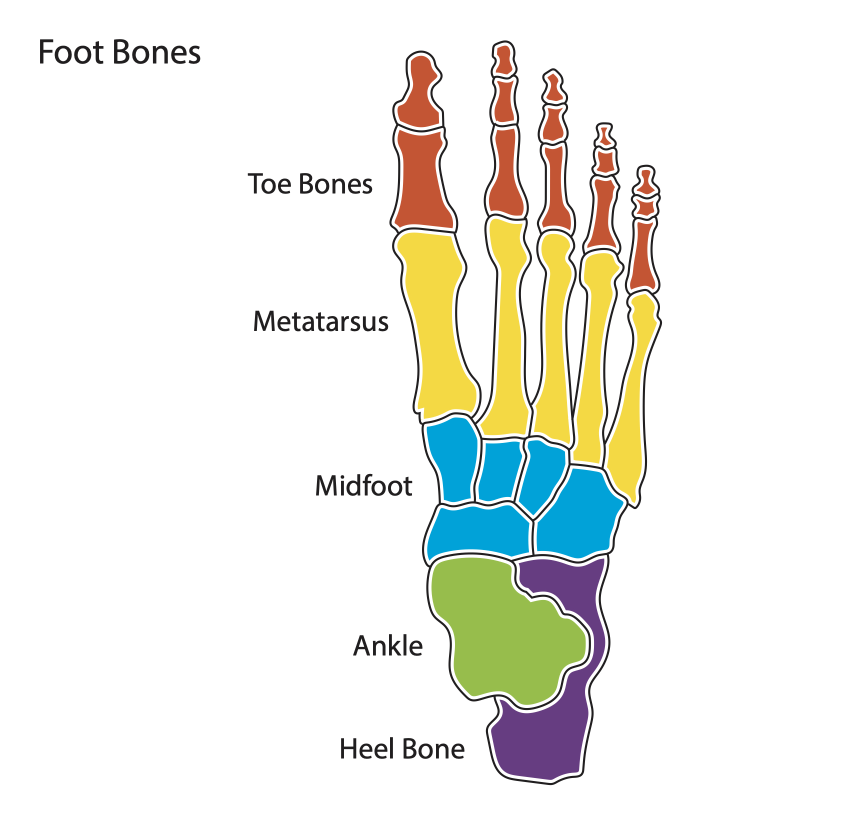
#> input picture foot bones.jpg, 1725 x 1650 px, found by its file name (shown at 1/2 size)
$ python extract_foot_svg.py --input 'foot bones.jpg' --output foot.svg
#> lines starting #> are read from the running program, lines starting #| are printed output that depends on the picture; after the words box and inside, x2 and y2 are one past the last pixel; in counts of white or black regions, pixels touching at a corner belong together
#!/usr/bin/env python3
"""Trace color-coded bone diagrams into layered SVG paths.

Built for "foot bones.jpg", a top-view diagram of the right foot where each
bone group is painted a flat, distinct colour:

    rust   -> phalanges        green  -> talus
    yellow -> metatarsals      purple -> calcaneus
    cyan   -> navicular + cuboid + cuneiforms

Pipeline per colour:
    1. mask pixels within --tolerance RGB distance of the palette colour
    2. drop specks (remove_small_objects), open with a small disk,
       fill pinholes (remove_small_holes)
    3. per connected component: crop, pad (so contours close at crop
       edges), gaussian-smooth, find_contours at 0.5, simplify with
       approximate_polygon

The cyan components are auto-classified by position into navicular
(highest, most medial), cuboid (most lateral) and cuneiforms (the rest).
Output is a standalone SVG whose groups carry data-bone="..." attributes
matching the scroll-highlight script on the fitting page.

Usage:
    python3 extract_foot_svg.py --input "foot bones.jpg" --output foot.svg

Requires: pillow, numpy, scikit-image   (pip install pillow numpy scikit-image)
"""

import argparse
import numpy as np
from PIL import Image
from skimage import measure, morphology, filters

PALETTE = {
    "phalanges":    (194, 89, 58),   # rust
    "metatarsals":  (244, 217, 68),  # yellow
    "midfoot-cyan": (4, 163, 215),   # navicular/cuboid/cuneiforms
    "talus":        (157, 190, 93),  # green
    "calcaneus":    (100, 72, 125),  # purple
}

SMALL_AREA = {"phalanges": 150}  # toe tips are tiny; keep them


def base_mask(img, rgb, tolerance):
    d = np.sqrt(((img - np.array(rgb)) ** 2).sum(axis=-1))
    return d < tolerance


def trace(mask, min_area, sigma, poly_tol, pad):
    mask = morphology.remove_small_objects(mask, min_area)
    mask = morphology.opening(mask, morphology.disk(2))
    mask = morphology.remove_small_holes(mask, 800)
    lab = measure.label(mask)
    paths = []
    for p in measure.regionprops(lab):
        if p.area < min_area:
            continue
        y0, x0, y1, x1 = p.bbox
        sub = (lab[y0:y1, x0:x1] == p.label).astype(float)
        sub = np.pad(sub, pad)
        if sigma:
            sub = filters.gaussian(sub, sigma=sigma)
        cs = measure.find_contours(sub, 0.5)
        c = max(cs, key=len)
        c = measure.approximate_polygon(c, tolerance=poly_tol)
        paths.append([(x + x0 - pad, y + y0 - pad) for y, x in c])
    return paths


def centroid(pts):
    xs = [p[0] for p in pts]
    ys = [p[1] for p in pts]
    return sum(xs) / len(xs), sum(ys) / len(ys)


def classify_cyan(comps):
    """comps: list of (idx, cx, cy). Returns (nav_i, cub_i, [cun...])."""
    nav = max(comps, key=lambda t: t[2] - 0.5 * t[1])[0]
    cub = max(comps, key=lambda t: t[1])[0]
    cun = sorted([t for t in comps if t[0] not in (nav, cub)], key=lambda t: t[1])
    return nav, cub, [t[0] for t in cun]


def main():
    ap = argparse.ArgumentParser(description="Trace a colour-coded bone diagram to SVG.")
    ap.add_argument("--input", required=True, help="source image (JPG/PNG)")
    ap.add_argument("--output", default="foot_paths.svg", help="destination SVG")
    ap.add_argument("--tolerance", type=float, default=60.0,
                    help="RGB distance threshold for palette matching")
    ap.add_argument("--min-area", type=int, default=400,
                    help="smallest blob kept (px); toe tips use half this")
    ap.add_argument("--smooth", type=float, default=3.0, help="gaussian sigma")
    ap.add_argument("--polygon-tol", type=float, default=3.0,
                    help="polygon simplification tolerance (px)")
    ap.add_argument("--pad", type=int, default=16,
                    help="crop padding that keeps edge contours closed")
    ap.add_argument("--viewbox-pad", type=int, default=18,
                    help="margin added around the viewBox")
    args = ap.parse_args()

    img = np.asarray(Image.open(args.input).convert("RGB"), dtype=np.int16)

    groups = {}
    for name, rgb in PALETTE.items():
        groups[name] = trace(base_mask(img, rgb, args.tolerance),
                             SMALL_AREA.get(name, args.min_area),
                             args.smooth, args.polygon_tol, args.pad)
        print(f"{name}: {len(groups[name])} paths")
#> this loop made 5 passes
#| phalanges: 14 paths
#| metatarsals: 5 paths
#| midfoot-cyan: 5 paths
#| talus: 1 paths
#| calcaneus: 1 paths
#> pass 1, in base_mask, `d = np.sqrt(((img - np.array(rgb)) ** 2).sum(axis=-1))`:
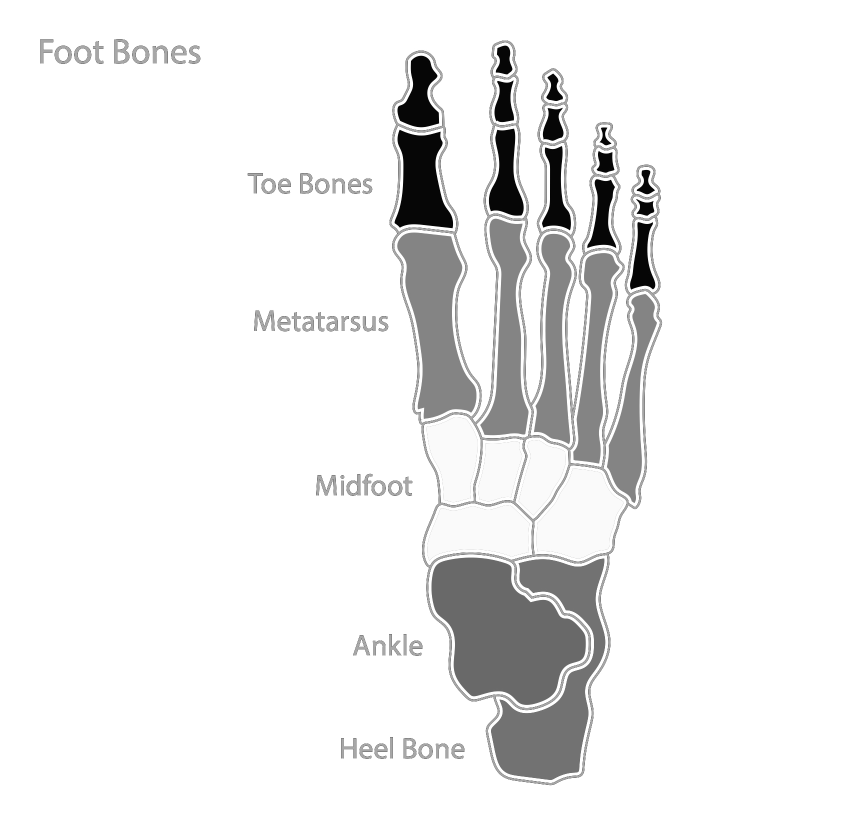
#> d: shape (1650, 1725) float64 (shown at 1/2 size); min 1, max 264.7, mean 246.8; drawn with min black and max white
#> pass 1, in trace, `mask = morphology.remove_small_objects(mask, min_area)`:
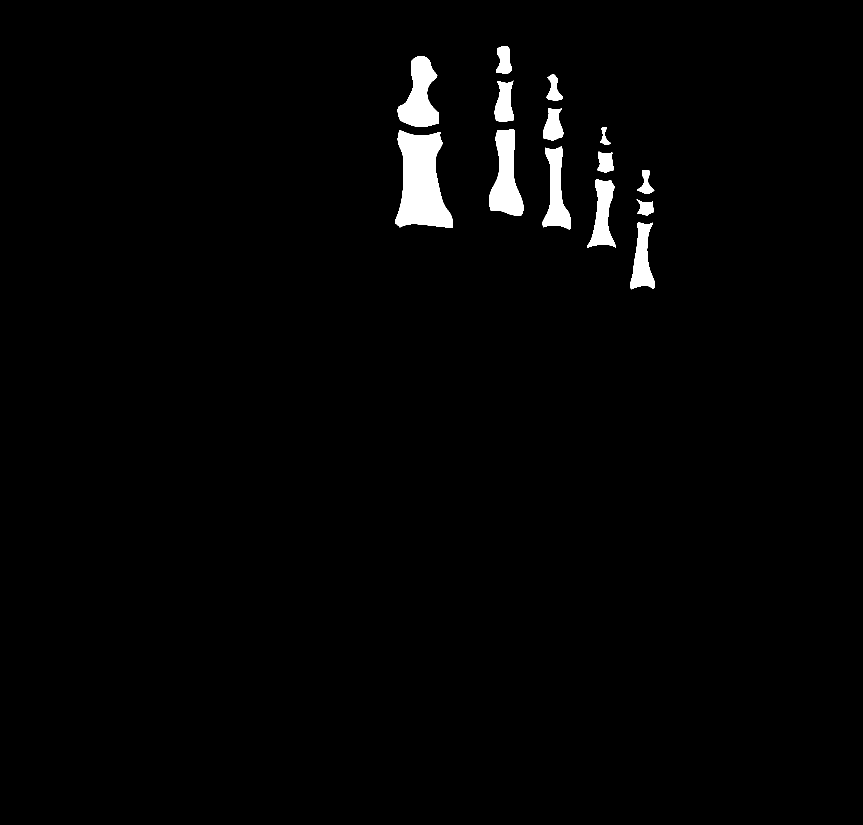
#> mask: shape (1650, 1725) bool (shown at 1/2 size); 1.8% white; 14 white regions, largest, box (x1, y1, x2, y2) and area: (790, 260, 906, 456) 14936, (978, 258, 1047, 431) 7117, (795, 112, 878, 254) 6925
#> pass 1, in trace, `lab = measure.label(mask)`:
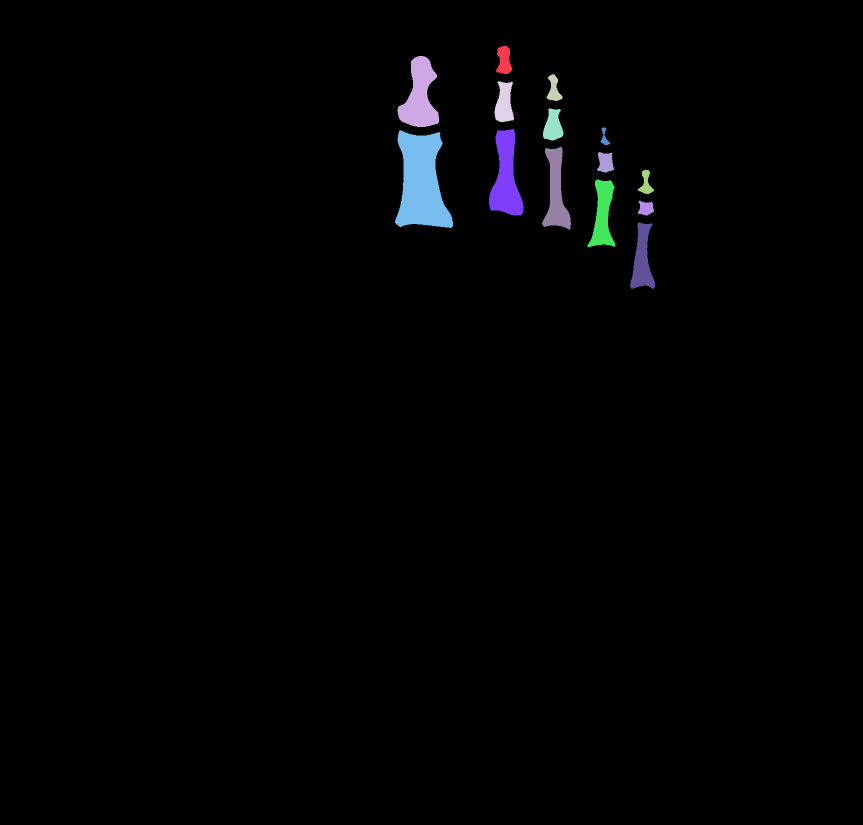
#> lab: shape (1650, 1725) int32 (shown at 1/2 size); 15 distinct labels, from 0 to 14; one colour per label, 0 black
#> after the loop, groups = 5 items

    cyan = groups.pop("midfoot-cyan")
#> cyan = 5 items
    cents = [(i, *centroid(pts)) for i, pts in enumerate(cyan)]
#> cents = [(0, 904.7, 916.2), (1, 1079.7, 951.1), (2, 993.6, 957), (3, 1159.1, 1032.2), (4, 947.5, 1072.9)]
    nav_i, cub_i, cun_is = classify_cyan(cents)
#> in classify_cyan, `nav = max(comps, key=lambda t: t[2] - 0.5 * t[1])[0]`: nav = 4
#> in classify_cyan, `cub = max(comps, key=lambda t: t[1])[0]`: cub = 3
#> in classify_cyan, `cun = sorted([t for t in comps if t[0] not in (nav, cub)], key=lambda ..`: cun = [(0, 904.7, 916.2), (2, 993.6, 957), (1, 1079.7, 951.1)]
#> nav_i = 4; cub_i = 3; cun_is = [0, 2, 1]
    print(f"cyan -> navicular=#{nav_i} cuboid=#{cub_i} cuneiforms={cun_is}")
#| cyan -> navicular=#4 cuboid=#3 cuneiforms=[0, 2, 1]

    order = [
        ("calcaneus",   groups["calcaneus"]),
        ("talus",       groups["talus"]),
        ("navicular",   [cyan[nav_i]]),
        ("cuboid",      [cyan[cub_i]]),
        ("cuneiforms",  [cyan[i] for i in cun_is]),
        ("metatarsals", groups["metatarsals"]),
        ("phalanges",   groups["phalanges"]),
    ]

    all_pts = [p for _, pts_list in order for pts in pts_list for p in pts]
#> all_pts = 391 pairs, first value 791 to 1312, second value 91.76 to 1558.2
    ox = min(p[0] for p in all_pts)
#> ox = 791
    oy = min(p[1] for p in all_pts)
#> oy = 91.76
    w = max(p[0] for p in all_pts) - ox + 2 * args.viewbox_pad
#> w = 557
    h = max(p[1] for p in all_pts) - oy + 2 * args.viewbox_pad
#> h = 1502.4
    print(f"viewBox: 0 0 {w:.0f} {h:.0f}  (aspect {w / h:.3f})")
#| viewBox: 0 0 557 1502  (aspect 0.371)

    out = [f'<svg class="foot-svg" viewBox="0 0 {w:.0f} {h:.0f}" role="img"\n',
           '     aria-label="Diagram of the bones of the right foot, seen from above">\n']
    for gid, pts_list in order:
        out.append(f'  <g class="bone" data-bone="{gid}">\n')
        for pts in pts_list:
            d = "M" + " L".join(
                f"{x - ox + args.viewbox_pad:.0f},{y - oy + args.viewbox_pad:.0f}"
                for x, y in pts) + "Z"
            out.append(f'    <path d="{d}"/>\n')
        out.append('  </g>\n')
#> this loop made 7 passes
#> gid on passes 1 to 7: 'calcaneus', 'talus', 'navicular', 'cuboid', 'cuneiforms', 'metatarsals', 'phalanges'
#> after the loop, out = 42 items
    out.append('</svg>\n')

    with open(args.output, "w") as f:
        f.writelines(out)
    n = sum(len(pts_list) for _, pts_list in order)
#> n = 26
    print(f"wrote {args.output}: {n} paths")
#| wrote foot.svg: 26 paths


if __name__ == "__main__":
    main()
